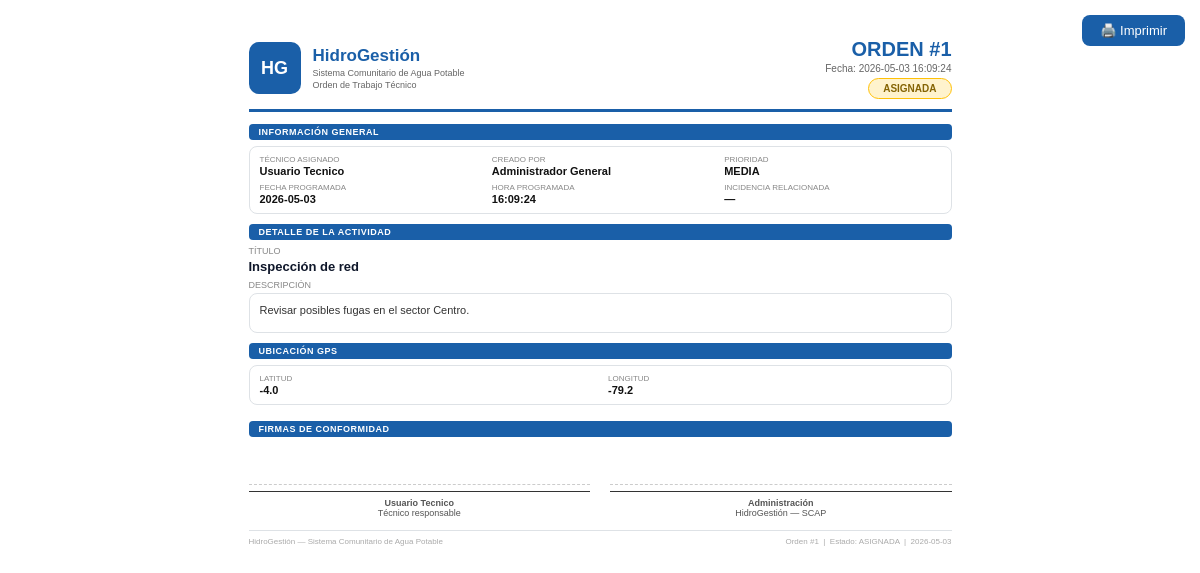
Screenshot of /dashboard/ordenes/1/imprimir (signed in) with the database file from the repository.
### app/models.py (models this page shows)
class TimestampMixin:
    creado_en = db.Column(db.DateTime, default=_utcnow, nullable=False)
    actualizado_en = db.Column(db.DateTime, onupdate=_utcnow)

class OrdenTrabajo(TimestampMixin, db.Model):
    __tablename__ = 'ordenes_trabajo'
    id = db.Column(db.Integer, primary_key=True)
    tecnico_id = db.Column(db.Integer, db.ForeignKey('usuarios.id'), nullable=False)
    creado_por = db.Column(db.Integer, db.ForeignKey('usuarios.id'), nullable=False)
    incidencia_id = db.Column(db.Integer, db.ForeignKey('incidencias.id'))
    titulo = db.Column(db.String(150), nullable=False)
    descripcion = db.Column(db.Text, nullable=False)
    estado = db.Column(db.String(20), default='ASIGNADA', nullable=False)
    prioridad = db.Column(db.String(20), default='MEDIA', nullable=False)
    fecha = db.Column(db.String(10), nullable=False)
    hora = db.Column(db.String(8), nullable=False)
    latitud = db.Column(db.Float)
    longitud = db.Column(db.Float)
    detalle_finalizacion = db.Column(db.Text)
    materiales_usados = db.Column(db.Text)
    fecha_finalizacion = db.Column(db.String(10))
    hora_finalizacion = db.Column(db.String(8))
    tecnico = db.relationship('Usuario', foreign_keys=[tecnico_id], backref='ordenes_asignadas')
    creador = db.relationship('Usuario', foreign_keys=[creado_por], backref='ordenes_creadas')
    incidencia = db.relationship('Incidencia', backref='ordenes_trabajo')

class Usuario(TimestampMixin, db.Model):
    __tablename__ = 'usuarios'
    id = db.Column(db.Integer, primary_key=True)
    rol_id = db.Column(db.Integer, db.ForeignKey('roles.id'), nullable=False)
    cedula = db.Column(db.String(20), unique=True)
    nombres = db.Column(db.String(120), nullable=False)
    apellidos = db.Column(db.String(120), nullable=False)
    telefono = db.Column(db.String(20))
    email = db.Column(db.String(120), unique=True)
    username = db.Column(db.String(80), unique=True)
    password_hash = db.Column(db.String(255), nullable=False)
    foto_perfil = db.Column(db.String(255))
    direccion_referencia = db.Column(db.String(255))
    estado = db.Column(db.String(20), default='ACTIVO', nullable=False)
    ultimo_login = db.Column(db.DateTime)
    pregunta_seguridad = db.Column(db.String(255))
    respuesta_seguridad_hash = db.Column(db.String(255))
    consentimiento_datos = db.Column(db.Boolean, default=False, nullable=False)
    fecha_consentimiento = db.Column(db.DateTime)
    rol = db.relationship('Rol', backref='usuarios')
    @property
    def nombre_completo(self) -> str:
        return f"{self.nombres} {self.apellidos}".strip()

### app/routes/dashboard.py (the view)
@dashboard_bp.get('/ordenes/<int:orden_id>/imprimir')
@dashboard_required
def imprimir_orden_dashboard(orden_id):
    orden = OrdenTrabajo.query.get_or_404(orden_id)
    return render_template('dashboard/orden_print.html', orden=orden)

### app/routes/dashboard.py (called while the page is built)
def dashboard_required(view_func):
    from functools import wraps
    @wraps(view_func)
    def wrapper(*args, **kwargs):
        if not session.get('web_user_id'):
            return redirect(url_for('dashboard.login_page'))
        return view_func(*args, **kwargs)
    return wrapper

### app/templates/dashboard/orden_print.html (shortened to what this page needs)
<!DOCTYPE html>
<html lang="es">
<head>
</head>
<body>
<button class="print-btn" onclick="window.print()">🖨️ Imprimir</button>
<div class="page">
    <div class="header">
        <div class="header-left">
            <div class="logo-box">HG</div>
            <div>
                <div class="org-name">HidroGestión</div>
                <div class="org-sub">Sistema Comunitario de Agua Potable</div>
                <div class="org-sub">Orden de Trabajo Técnico</div>
            </div>
        </div>
        <div class="header-right">
            <div class="orden-num">ORDEN #{{ orden.id }}</div>
            <div class="orden-fecha">Fecha: {{ orden.fecha or '-' }} {{ orden.hora or '' }}</div>
            <div class="estado-badge estado-{{ orden.estado }}">{{ orden.estado }}</div>
        </div>
    </div>
    <div class="section">
        <div class="section-title">Información general</div>
        <div class="data-grid">
            <div class="data-item">
                <label>Técnico asignado</label>
                <span>{{ orden.tecnico.nombre_completo if orden.tecnico else '-' }}</span>
            </div>
            <div class="data-item">
                <label>Creado por</label>
                <span>{{ orden.creador.nombre_completo if orden.creador else '-' }}</span>
            </div>
            <div class="data-item">
                <label>Prioridad</label>
                <span class="prioridad-{{ orden.prioridad or 'MEDIA' }}">
                    {{ orden.prioridad or 'MEDIA' }}
                </span>
            </div>
            <div class="data-item">
                <label>Fecha programada</label>
                <span>{{ orden.fecha or '-' }}</span>
            </div>
            <div class="data-item">
                <label>Hora programada</label>
                <span>{{ orden.hora or '-' }}</span>
            </div>
            <div class="data-item">
                <label>Incidencia relacionada</label>
                <span>{% if orden.incidencia_id %}#{{ orden.incidencia_id }}{% else %}—{% endif %}</span>
            </div>
        </div>
    </div>
    <div class="section">
        <div class="section-title">Detalle de la actividad</div>
        <div style="margin-bottom:6px;">
            <div style="font-size:9px;color:#888;text-transform:uppercase;margin-bottom:3px;">Título</div>
            <div style="font-weight:700;font-size:13px;color:#0f172a;">{{ orden.titulo }}</div>
        </div>
        <div>
            <div style="font-size:9px;color:#888;text-transform:uppercase;margin-bottom:3px;">Descripción</div>
            <div class="desc-box">{{ orden.descripcion or 'Sin descripción.' }}</div>
        </div>
    </div>
    {% if orden.latitud and orden.longitud %}
    <div class="section">
        <div class="section-title">Ubicación GPS</div>
        <div class="data-grid data-grid-2">
            <div class="data-item">
                <label>Latitud</label>
                <span>{{ orden.latitud }}</span>
            </div>
            <div class="data-item">
                <label>Longitud</label>
                <span>{{ orden.longitud }}</span>
            </div>
        </div>
    </div>
    {% endif %}
    <div class="section" style="margin-top:16px;">
        <div class="section-title">Firmas de conformidad</div>
        <div class="firma-grid">
            <div>
                <div class="firma-linea"></div>
                <div class="firma-box">
                    <strong>{{ orden.tecnico.nombre_completo if orden.tecnico else 'Técnico' }}</strong><br>
                    Técnico responsable
                </div>
            </div>
            <div>
                <div class="firma-linea"></div>
                <div class="firma-box">
                    <strong>Administración</strong><br>
                    HidroGestión — SCAP
                </div>
            </div>
        </div>
    </div>
    <div class="footer">
        <div>HidroGestión — Sistema Comunitario de Agua Potable</div>
        <div>Orden #{{ orden.id }} &nbsp;|&nbsp; Estado: {{ orden.estado }} &nbsp;|&nbsp; {{ orden.fecha or '' }}</div>
    </div>
</div>
</body>
</html>

### app/templates/dashboard/orden_print.html (style rules this page uses)
* { margin: 0; padding: 0; box-sizing: border-box; }
body { font-family: Arial, sans-serif; font-size: 11px; color: #111; background: #fff; }
.page { width: 210mm; min-height: 297mm; margin: 0 auto; padding: 10mm 12mm; }
.header { display: flex; justify-content: space-between; align-items: center; border-bottom: 3px solid #1a5fa8; padding-bottom: 10px; margin-bottom: 12px; }
.header-left { display: flex; align-items: center; gap: 12px; }
.logo-box { width: 52px; height: 52px; background: #1a5fa8; border-radius: 10px; display: grid; place-items: center; color: white; font-size: 18px; font-weight: 800; }
.org-name { font-size: 17px; font-weight: 800; color: #1a5fa8; }
.org-sub { font-size: 9px; color: #666; margin-top: 2px; }
.header-right { text-align: right; }
.orden-num { font-size: 20px; font-weight: 800; color: #1a5fa8; }
.orden-fecha { font-size: 10px; color: #666; margin-top: 2px; }
.estado-badge { display: inline-block; padding: 4px 14px; border-radius: 999px; font-size: 10px; font-weight: 700; margin-top: 4px; }
.estado-ASIGNADA { background: #fff3cd; color: #856404; border: 1px solid #ffc107; }
.section { margin-bottom: 10px; }
.section-title { background: #1a5fa8; color: white; font-weight: 700; font-size: 9px; padding: 3px 10px; text-transform: uppercase; letter-spacing: .5px; border-radius: 4px; margin-bottom: 6px; }
.data-grid { display: grid; grid-template-columns: 1fr 1fr 1fr; gap: 6px 16px; padding: 8px 10px; border: 1px solid #dee2e6; border-radius: 8px; }
.data-grid-2 { grid-template-columns: 1fr 1fr; }
.data-item label { font-size: 8px; color: #888; text-transform: uppercase; display: block; margin-bottom: 1px; }
.data-item span { font-size: 11px; font-weight: 700; color: #111; }
.desc-box { border: 1px solid #dee2e6; border-radius: 8px; padding: 8px 10px; font-size: 11px; color: #333; line-height: 1.5; min-height: 40px; }
.prioridad-MEDIA { color: #f59e0b; font-weight: 700; }
.firma-grid { display: grid; grid-template-columns: 1fr 1fr; gap: 20px; margin-top: 8px; }
.firma-box { border-top: 1px solid #333; padding-top: 6px; text-align: center; font-size: 9px; color: #555; }
.firma-linea { height: 40px; border-bottom: 1px dashed #ccc; margin-bottom: 6px; }
.footer { margin-top: 12px; border-top: 1px solid #dee2e6; padding-top: 6px; display: flex; justify-content: space-between; font-size: 8px; color: #aaa; }
.print-btn { position: fixed; top: 15px; right: 15px; background: #1a5fa8; color: white; border: none; padding: 8px 18px; border-radius: 8px; cursor: pointer; font-size: 13px; z-index: 999; }

### rows the page displays
OrdenTrabajo: id "1", fecha "2026-05-03", hora "16:09:24", estado "ASIGNADA", prioridad "MEDIA", titulo "Inspección de red", descripcion "Revisar posibles fugas en el sector Centro.", latitud "-4.0", longitud "-79.2"
Usuario: tecnico "Usuario Tecnico"
Usuario: creador "Administrador General"
